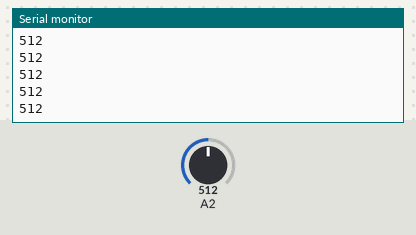
A sketch run on a simulated Arduino Uno, built with avr-gcc and run on an emulated ATmega328P. Parts: the last lines printed to the serial monitor. The test bench sets the inputs (shaded band); at power-on: A2 = 512.

Above: at 1.2 s.
1.3 s: A2 set to 716
At 2.1 s:
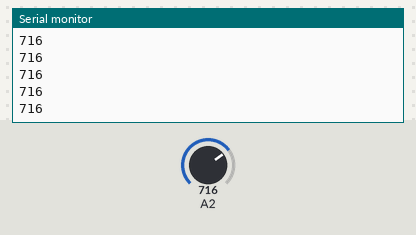
2.8 s: A2 set to 900
At 3.7 s:
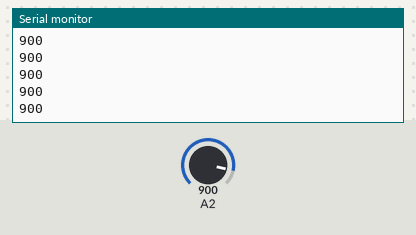
Timing chart, 0 to 5.8 s (numbered marks = the images above; inputs shaded):
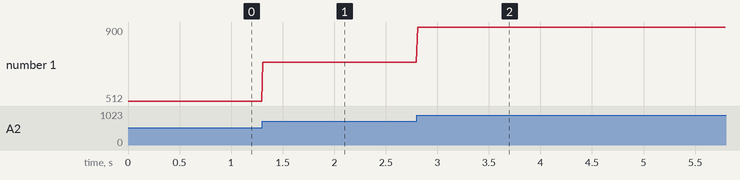

Measured:
- after the input at 1.3 s, the serial monitor: prints a new line at once (image 1)
- after the input at 2.8 s, the serial monitor: prints a new line at once (image 2)
- plotted number 1: 512 → 716 after the input at 1.3 s, 716 → 900 after the input at 2.8 s

The sketch:

voltagemeter.ino
```cpp
#define NUM_SAMPLES 10

unsigned char sample_count = 0;
float voltage = 0.0;

void setup()
{
    Serial.begin(9600);
}

void loop()
{
   int sensorValue=analogRead(A2);
   Serial.println(sensorValue);
   delay(10);
}
```
